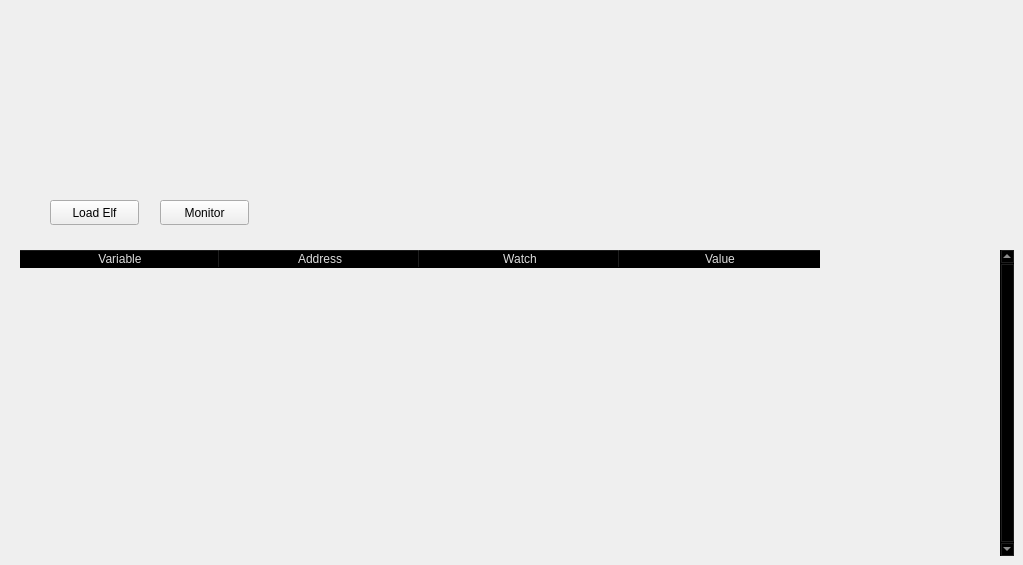
                     <widget class="QWidget" name="insights">
                      <widget class="QTableWidget" name="tbl_vars">
                       <property name="geometry">
                        <rect>
                         <x>20</x>
                         <y>250</y>
                         <width>994</width>
                         <height>306</height>
                        </rect>
                       </property>
                       <property name="sizePolicy">
                        <sizepolicy hsizetype="Expanding" vsizetype="Expanding">
                         <horstretch>0</horstretch>
                         <verstretch>0</verstretch>
                        </sizepolicy>
                       </property>
                       <property name="palette">
                        <palette>
                         <active>
                          <colorrole role="WindowText">
                           <brush brushstyle="SolidPattern">
                            <color alpha="255">
                             <red>221</red>
                             <green>221</green>
                             <blue>221</blue>
                            </color>
                           </brush>
                          </colorrole>
                          <colorrole role="Button">
                           <brush brushstyle="SolidPattern">
                            <color alpha="0">
                             <red>0</red>
                             <green>0</green>
                             <blue>0</blue>
                            </color>
                           </brush>
                          </colorrole>
                          <colorrole role="Text">
                           <brush brushstyle="SolidPattern">
                            <color alpha="255">
                             <red>221</red>
                             <green>221</green>
                             <blue>221</blue>
                            </color>
                           </brush>
                          </colorrole>
                          <colorrole role="ButtonText">
                           <brush brushstyle="SolidPattern">
                            <color alpha="255">
                             <red>221</red>
                             <green>221</green>
                             <blue>221</blue>
                            </color>
                           </brush>
                          </colorrole>
                          <colorrole role="Base">
                           <brush brushstyle="NoBrush">
                            <color alpha="255">
                             <red>0</red>
                             <green>0</green>
                             <blue>0</blue>
                            </color>
                           </brush>
                          </colorrole>
                          <colorrole role="Window">
                           <brush brushstyle="SolidPattern">
                            <color alpha="0">
                             <red>0</red>
                             <green>0</green>
                             <blue>0</blue>
                            </color>
                           </brush>
                          </colorrole>
                          <colorrole role="PlaceholderText">
                           <brush brushstyle="SolidPattern">
                            <color alpha="255">
                             <red>221</red>
                             <green>221</green>
                             <blue>221</blue>
                            </color>
                           </brush>
                          </colorrole>
                         </active>
                         <inactive>
                          <colorrole role="WindowText">
                           <brush brushstyle="SolidPattern">
                            <color alpha="255">
                             <red>221</red>
                             <green>221</green>
                             <blue>221</blue>
                            </color>
                           </brush>
                          </colorrole>
                          <colorrole role="Button">
                           <brush brushstyle="SolidPattern">
                            <color alpha="0">
                             <red>0</red>
                             <green>0</green>
                             <blue>0</blue>
                            </color>
                           </brush>
                          </colorrole>
                          <colorrole role="Text">
                           <brush brushstyle="SolidPattern">
                            <color alpha="255">
                             <red>221</red>
                             <green>221</green>
                             <blue>221</blue>
                            </color>
                           </brush>
                          </colorrole>
                          <colorrole role="ButtonText">
                           <brush brushstyle="SolidPattern">
                            <color alpha="255">
                             <red>221</red>
                             <green>221</green>
                             <blue>221</blue>
                            </color>
                           </brush>
                          </colorrole>
                          <colorrole role="Base">
                           <brush brushstyle="NoBrush">
                            <color alpha="255">
                             <red>0</red>
                             <green>0</green>
                             <blue>0</blue>
                            </color>
                           </brush>
                          </colorrole>
                          <colorrole role="Window">
                           <brush brushstyle="SolidPattern">
                            <color alpha="0">
                             <red>0</red>
                             <green>0</green>
                             <blue>0</blue>
                            </color>
                           </brush>
                          </colorrole>
                          <colorrole role="PlaceholderText">
                           <brush brushstyle="SolidPattern">
                            <color alpha="255">
                             <red>221</red>
                             <green>221</green>
                             <blue>221</blue>
                            </color>
                           </brush>
                          </colorrole>
                         </inactive>
                         <disabled>
                          <colorrole role="WindowText">
                           <brush brushstyle="SolidPattern">
                            <color alpha="255">
                             <red>221</red>
                             <green>221</green>
                             <blue>221</blue>
                            </color>
                           </brush>
                          </colorrole>
                          <colorrole role="Button">
                           <brush brushstyle="SolidPattern">
                            <color alpha="0">
                             <red>0</red>
                             <green>0</green>
                             <blue>0</blue>
                            </color>
                           </brush>
                          </colorrole>
                          <colorrole role="Text">
                           <brush brushstyle="SolidPattern">
                            <color alpha="255">
                             <red>221</red>
                             <green>221</green>
                             <blue>221</blue>
                            </color>
                           </brush>
                          </colorrole>
                          <colorrole role="ButtonText">
                           <brush brushstyle="SolidPattern">
                            <color alpha="255">
                             <red>221</red>
                             <green>221</green>
                             <blue>221</blue>
                            </color>
                           </brush>
                          </colorrole>
                          <colorrole role="Base">
                           <brush brushstyle="NoBrush">
                            <color alpha="255">
                             <red>0</red>
                             <green>0</green>
                             <blue>0</blue>
                            </color>
                           </brush>
                          </colorrole>
                          <colorrole role="Window">
                           <brush brushstyle="SolidPattern">
                            <color alpha="0">
                             <red>0</red>
                             <green>0</green>
                             <blue>0</blue>
                            </color>
                           </brush>
                          </colorrole>
                          <colorrole role="PlaceholderText">
                           <brush brushstyle="SolidPattern">
                            <color alpha="255">
                             <red>221</red>
                             <green>221</green>
                             <blue>221</blue>
                            </color>
                           </brush>
                          </colorrole>
                         </disabled>
                        </palette>
                       </property>
                       <property name="frameShape">
                        <enum>QFrame::NoFrame</enum>
                       </property>
                       <property name="verticalScrollBarPolicy">
                        <enum>Qt::ScrollBarAlwaysOn</enum>
                       </property>
                       <property name="sizeAdjustPolicy">
                        <enum>QAbstractScrollArea::AdjustToContents</enum>
                       </property>
                       <property name="editTriggers">
                        <set>QAbstractItemView::NoEditTriggers</set>
                       </property>
                       <property name="selectionMode">
                        <enum>QAbstractItemView::SingleSelection</enum>
                       </property>
                       <property name="selectionBehavior">
                        <enum>QAbstractItemView::SelectRows</enum>
                       </property>
                       <property name="showGrid">
                        <bool>true</bool>
                       </property>
                       <property name="gridStyle">
                        <enum>Qt::SolidLine</enum>
                       </property>
                       <property name="sortingEnabled">
                        <bool>true</bool>
                       </property>
                       <attribute name="horizontalHeaderVisible">
                        <bool>true</bool>
                       </attribute>
                       <attribute name="horizontalHeaderCascadingSectionResizes">
                        <bool>false</bool>
                       </attribute>
                       <attribute name="horizontalHeaderDefaultSectionSize">
                        <number>200</number>
                       </attribute>
                       <attribute name="horizontalHeaderShowSortIndicator" stdset="0">
                        <bool>true</bool>
                       </attribute>
                       <attribute name="horizontalHeaderStretchLastSection">
                        <bool>false</bool>
                       </attribute>
                       <attribute name="verticalHeaderVisible">
                        <bool>false</bool>
                       </attribute>
                       <attribute name="verticalHeaderCascadingSectionResizes">
                        <bool>false</bool>
                       </attribute>
                       <attribute name="verticalHeaderHighlightSections">
                        <bool>false</bool>
                       </attribute>
                       <attribute name="verticalHeaderStretchLastSection">
                        <bool>true</bool>
                       </attribute>
                       <column>
                        <property name="text">
                         <string>Variable</string>
                        </property>
                       </column>
                       <column>
                        <property name="text">
                         <string>Address</string>
                        </property>
                       </column>
                       <column>
                        <property name="text">
                         <string>Watch</string>
                        </property>
                       </column>
                       <column>
                        <property name="text">
                         <string>Value</string>
                        </property>
                       </column>
                      </widget>
                      <widget class="QPushButton" name="btn_load_elf">
                       <property name="geometry">
                        <rect>
                         <x>50</x>
                         <y>200</y>
                         <width>89</width>
                         <height>25</height>
                        </rect>
                       </property>
                       <property name="text">
                        <string>Load Elf</string>
                       </property>
                      </widget>
                      <widget class="QPushButton" name="btn_monitor">
                       <property name="geometry">
                        <rect>
                         <x>160</x>
                         <y>200</y>
                         <width>89</width>
                         <height>25</height>
                        </rect>
                       </property>
                       <property name="text">
                        <string>Monitor</string>
                       </property>
                      </widget>
                     </widget>
